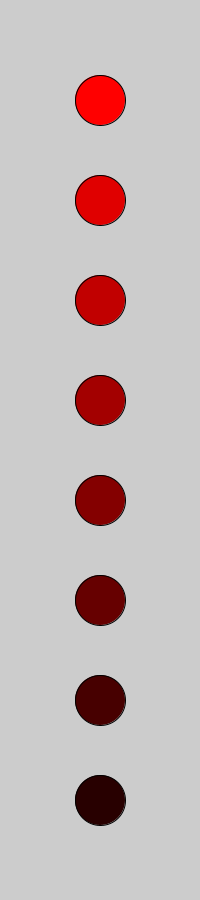
Frame 1 (no input)
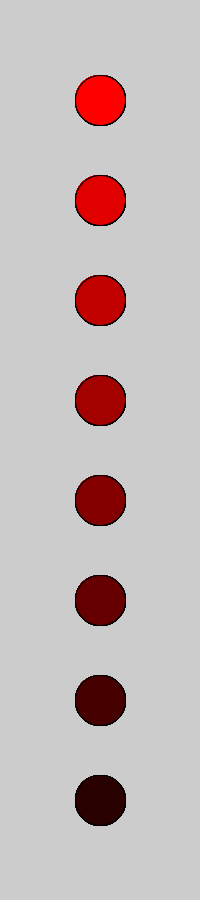
Frame 60 (the mouse pressed at the canvas centre just before this capture)
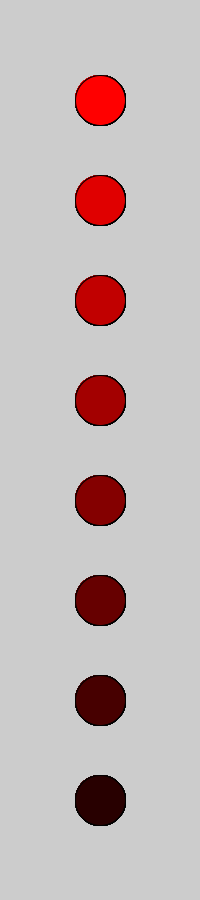
Frame 120 (the mouse held since frame 60 and released just before this capture)

The Processing sketch that drew these frames (run headless with seeded random() and noise(); from frame 60 on, the mouse is pressed at the canvas centre):

// Processing sketch: ColorButtonsStep2
// ── ColorButtonsStep2.pde
// create a variable representing a number of buttons on the screen
// having this number in one place makes it easy to introduce later changes
int numberOfButtons = 8;
// create an array of vectors to contain the positions of buttons
PVector [] buttonPositions = new PVector[numberOfButtons];
// create an array of colors to contain different color values for each button
color [] buttonColors = new color[numberOfButtons];
// set the radius of a button to be 50 pixels
int buttonRadius = 50;

void setup(){
  // create a tall and narrow window
  size(200, 900);
  // well be changing the brightness of the button colors
  // it would be a lot more straightforward if we change the way we create and change colors
  // from the default red-green-blue to hue-saturation-brightness
  colorMode(HSB, 360, 100, 100);
  for(int i = 0; i < numberOfButtons; i++){
    // add a new vector into every slot of the positions array
    // the x position of the vectors will remain the same
    // the y position will increase for every new vector in increments of 100
    buttonPositions[i] = new PVector(100, 100*(i+1));
    // add a new color into every slot of the colors array
    // the hue and the saturation will remain the same for all
    // but the brightness will decrease by a number corresponding to the number of buttons we have
    buttonColors[i] = color(0, 100, 100 - (100/numberOfButtons)*i);
  }
}

void draw(){
  // loop though a number of steps corresponding to the number of button in our arrays
  for(int i = 0; i < numberOfButtons; i++){
    // set the fill to the corresponding color from the color array
    fill(buttonColors[i]);
    // draw an ellipse in a corresponding position using the radius values
    ellipse(buttonPositions[i].x, buttonPositions[i].y, buttonRadius, buttonRadius);
  }
}
